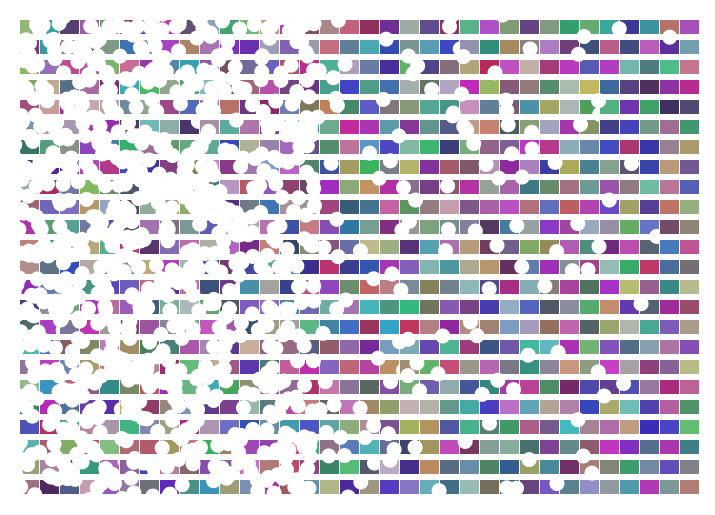
Frame 1 (no input)
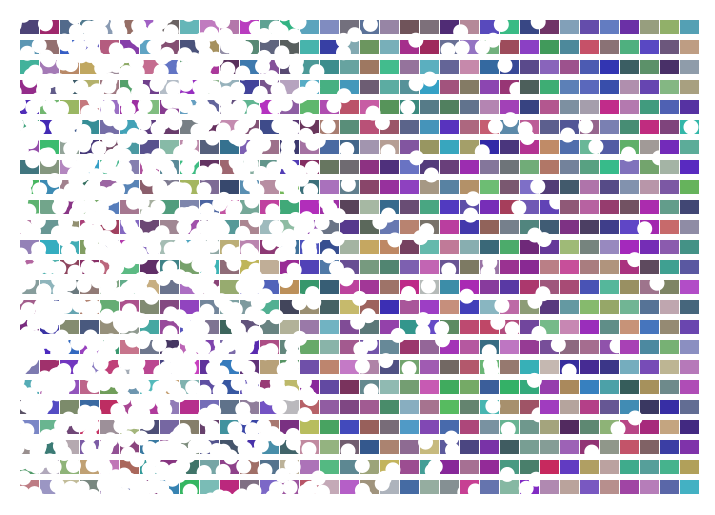
Frame 60 (the mouse pressed at the canvas centre just before this capture)
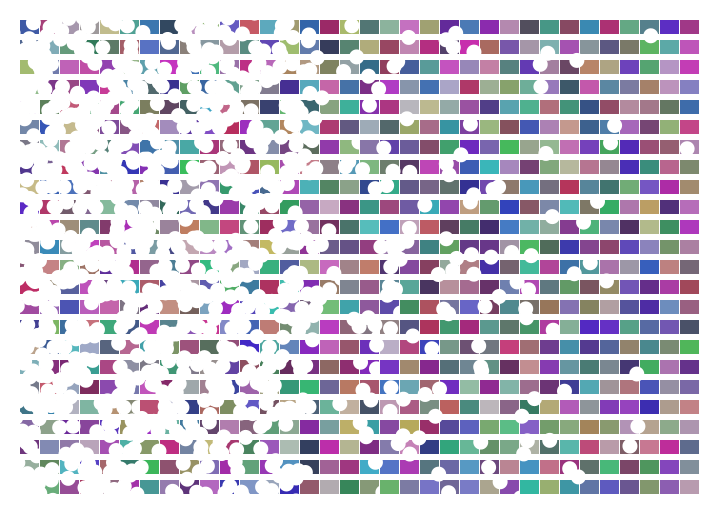
Frame 120 (the mouse held since frame 60 and released just before this capture)

The Processing sketch that drew these frames (run headless with seeded random() and noise(); from frame 60 on, the mouse is pressed at the canvas centre):

// Processing sketch: processing_36860
// ── processing_36860.pde

void setup () {
  size (715, 515); 
  background(#FFFFFF);
  noStroke();
}
void draw () {
  frameRate (5);
  for (int x=1; x<35; x=x+1) {
    for (int y=1; y<25; y=y+1) { 

      //random color
      float rRainbowR = random(50, 200); 
      float rRainbowB = random(90, 200);
      float rRainbowY = random(40, 190);

      fill (rRainbowR, rRainbowY, rRainbowB);
      rect (x*20, y*20, 19, 14);
      fill ( 255);
      ellipse (random(0, 715), random(0, 515), 15, 15);
     ellipse (random(0, 315), random(0, 515), 15, 15);
    }
  }
}


                
                
